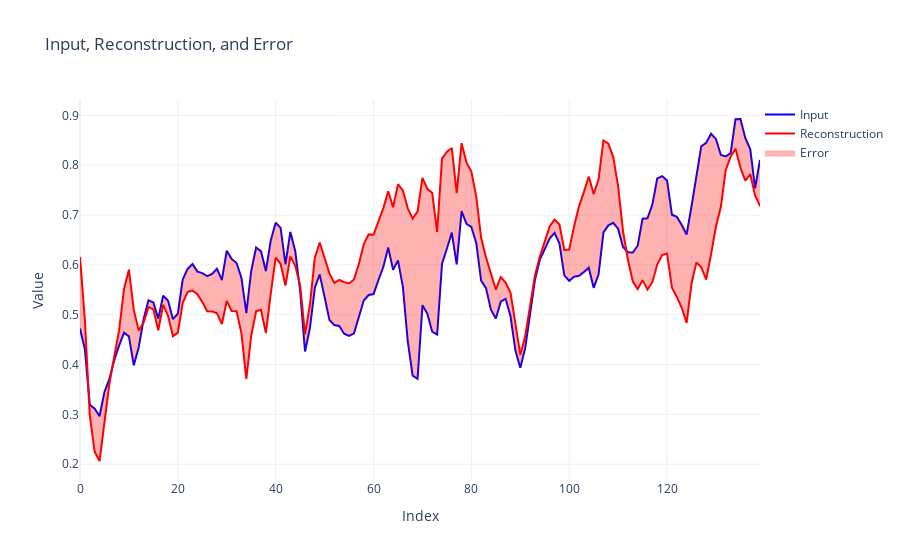

This figure's notebook cell:
### Code cell
enc_img = autoencoder.encoder(abnormal_test_data)
dec_img = autoencoder.decoder(enc_img)

input_data = abnormal_test_data[0]
reconstructed_data = dec_img[0]

# 计算误差
error = np.abs(input_data - reconstructed_data)
# Plot the error between the input and the reconstructed data
plotters.compare_org_reconstructed(input_data, reconstructed_data)

### Figure 1 — Plotly figure (JSON) as saved in the notebook; plotly's stock layout.template omitted (floating-point values rounded to 4 significant figures; data arrays with more than 128 entries replaced by an {"elided": "..."} marker saying what was removed)
{"data": [{"line": {"color": "blue"}, "mode": "lines", "name": "Input", "type": "scatter", "x": {"elided": "140 int values"}, "y": {"elided": "140 float values"}}, {"line": {"color": "red"}, "mode": "lines", "name": "Reconstruction", "type": "scatter", "x": {"elided": "140 int values"}, "y": {"elided": "140 float values"}}, {"fill": "toself", "fillcolor": "rgba(255, 0, 0, 0.3)", "line": {"color": "rgba(255,255,255,0)"}, "name": "Error", "type": "scatter", "x": {"elided": "280 int values"}, "y": {"elided": "280 float values"}}], "layout": {"legend": {"x": 1, "y": 1}, "title": {"text": "Input, Reconstruction, and Error"}, "xaxis": {"title": {"text": "Index"}}, "yaxis": {"title": {"text": "Value"}}}}
